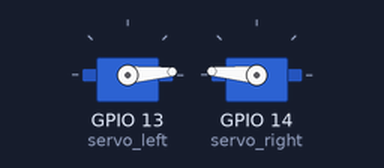
Recording of a program running on a simulated ESP32 board running MicroPython. Parts: 2 × servo. Wiring (from the project's diagram.json): servo on GPIO 13, servo on GPIO 14. WiFi joins after 1.5 s; requests to the public web service named in the program get a made-up reply in its usual format after 0.4 s (London, UTC, broken clouds, 64 % humidity, 1013 hPa unless stated); servo angles are drawn from the pulse width (0.5 ms = 0°, 2.5 ms = 180°); the clock reads 2024-03-15 10:24:30 at power-on unless the program sets it; what the program prints to the serial console is not drawn.

Above: at 1.55 s.
At 4.9 s:
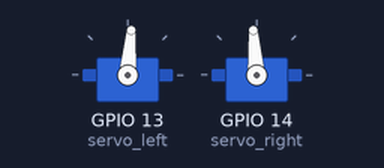
At 8.3 s:
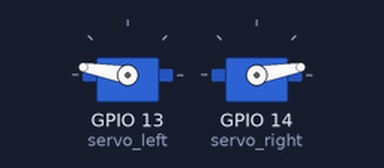
At 15.1 s:
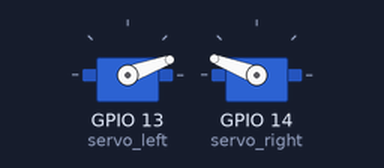
Timing chart, 0 to 20.8 s (numbered marks = the images above):
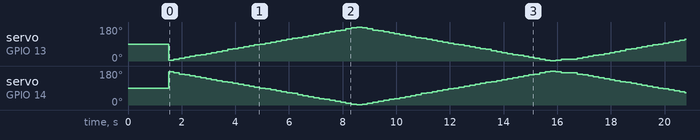

The program:

main.py
```python
# ========================================
# KIỂM SOÁT TỐC ĐỘ SERVO QUAY LIÊN TỤC
# ESP32 + MicroPython + ThingSpeak
# Buổi TH 03 - Môn IoT - AGU
# ========================================

from machine import Pin, PWM
import network
import urequests
import time

# ===== LỚP ĐIỀU KHIỂN SERVO =====
class Servo:
    """Lớp điều khiển Servo bằng PWM trên ESP32"""

    def __init__(self, pin_number):
        """Khởi tạo servo trên chân GPIO chỉ định"""
        self.pwm = PWM(Pin(pin_number), freq=50)  # Servo hoạt động ở 50Hz
        self.pwm.duty(77)  # Vị trí giữa (90°) ban đầu

    def write(self, angle):
        """
        Quay servo đến góc chỉ định (0 - 180 độ)
        Chuyển đổi góc → duty cycle:
          0°   → 0.5ms pulse → duty ≈ 26
          90°  → 1.5ms pulse → duty ≈ 77
          180° → 2.5ms pulse → duty ≈ 128
        """
        # Giới hạn góc trong khoảng 0-180
        angle = max(0, min(180, angle))
        # Tính duty cycle (10-bit: 0-1023)
        duty = int(26 + (angle / 180) * (128 - 26))
        self.pwm.duty(duty)

# ===== CẤU HÌNH WIFI =====
WIFI_SSID = "Wokwi-GUEST"    # WiFi mặc định của Wokwi (kết nối internet thật)
WIFI_PASS = ""                 # Không cần mật khẩu

# ===== CẤU HÌNH THINGSPEAK =====
# ⚠️ THAY API KEY CỦA BẠN VÀO ĐÂY!
WRITE_API_KEY = "YOUR_WRITE_API_KEY"
THINGSPEAK_URL = "http://api.thingspeak.com/update"

# ===== CẤU HÌNH SERVO =====
SERVO_LEFT_PIN = 13     # Servo trái - chân GPIO 13
SERVO_RIGHT_PIN = 14    # Servo phải - chân GPIO 14

# ===== KHOẢNG THỜI GIAN GỬI DỮ LIỆU =====
SEND_INTERVAL = 15  # Gửi mỗi 15 giây (tối thiểu ThingSpeak cho phép)


def connect_wifi():
    """Kết nối WiFi và trả về True nếu thành công"""
    print("=" * 40)
    print("  IoT Lab 03 - Servo + ThingSpeak")
    print("  ESP32 MicroPython")
    print("=" * 40)

    wlan = network.WLAN(network.STA_IF)  # Chế độ Station
    wlan.active(True)                     # Bật WiFi

    if not wlan.isconnected():
        print(f"Đang kết nối WiFi: {WIFI_SSID}")
        wlan.connect(WIFI_SSID, WIFI_PASS)

        # Chờ kết nối (tối đa 20 giây)
        timeout = 0
        while not wlan.isconnected() and timeout < 40:
            time.sleep(0.5)
            print(".", end="")
            timeout += 1

    if wlan.isconnected():
        ip = wlan.ifconfig()[0]
        print(f"\n✓ Kết nối WiFi thành công!")
        print(f"  IP: {ip}")
        return True
    else:
        print("\n✗ Không thể kết nối WiFi!")
        return False


def send_to_thingspeak(angle_left, angle_right):
    """Gửi dữ liệu góc quay 2 servo lên ThingSpeak"""
    try:
        # Tạo URL với tham số
        url = (
            f"{THINGSPEAK_URL}"
            f"?api_key={WRITE_API_KEY}"
            f"&field1={angle_left}"
            f"&field2={angle_right}"
        )

        print("--- Gửi dữ liệu lên ThingSpeak ---")

        # Gửi HTTP GET request
        response = urequests.get(url)

        if response.status_code == 200:
            entry_id = response.text
            print(f"  ✓ Thành công! Entry #{entry_id}")
        else:
            print(f"  ✗ Lỗi HTTP: {response.status_code}")

        response.close()  # Đóng kết nối để giải phóng bộ nhớ

    except Exception as e:
        print(f"  ✗ Lỗi gửi dữ liệu: {e}")


def main():
    """Hàm chính - Điều khiển servo và gửi dữ liệu"""

    # --- Kết nối WiFi ---
    wifi_ok = connect_wifi()

    # --- Khởi tạo 2 Servo ---
    servo_left = Servo(SERVO_LEFT_PIN)
    servo_right = Servo(SERVO_RIGHT_PIN)
    print(f"✓ Servo trái khởi tạo trên GPIO {SERVO_LEFT_PIN}")
    print(f"✓ Servo phải khởi tạo trên GPIO {SERVO_RIGHT_PIN}")
    print("=" * 40)
    print("Bắt đầu điều khiển servo...\n")

    # --- Biến điều khiển ---
    angle = 0           # Góc hiện tại (bắt đầu từ 0°)
    step = 5             # Mỗi bước tăng/giảm 5°
    going_up = True      # Đang tăng góc?
    last_send = time.time()  # Thời điểm gửi dữ liệu cuối

    # --- Vòng lặp chính ---
    while True:
        # == Cập nhật góc quay ==
        if going_up:
            angle += step
            if angle >= 180:
                angle = 180
                going_up = False    # Đổi chiều: bắt đầu giảm
        else:
            angle -= step
            if angle <= 0:
                angle = 0
                going_up = True     # Đổi chiều: bắt đầu tăng

        # == Tính góc cho 2 servo ==
        angle_left = angle           # Servo trái: quay theo góc
        angle_right = 180 - angle    # Servo phải: quay ngược chiều

        # == Ghi góc vào servo ==
        servo_left.write(angle_left)
        servo_right.write(angle_right)

        # == In ra console ==
        print(f"Servo trái: {angle_left:3d}° | Servo phải: {angle_right:3d}°")

        # == Gửi dữ liệu lên ThingSpeak (mỗi 16 giây) ==
        now = time.time()
        if wifi_ok and (now - last_send) >= SEND_INTERVAL:
            last_send = now
            send_to_thingspeak(angle_left, angle_right)
            print()

        # == Chờ 200ms trước bước tiếp theo ==
        time.sleep(0.2)


# Chạy chương trình
main()
```
